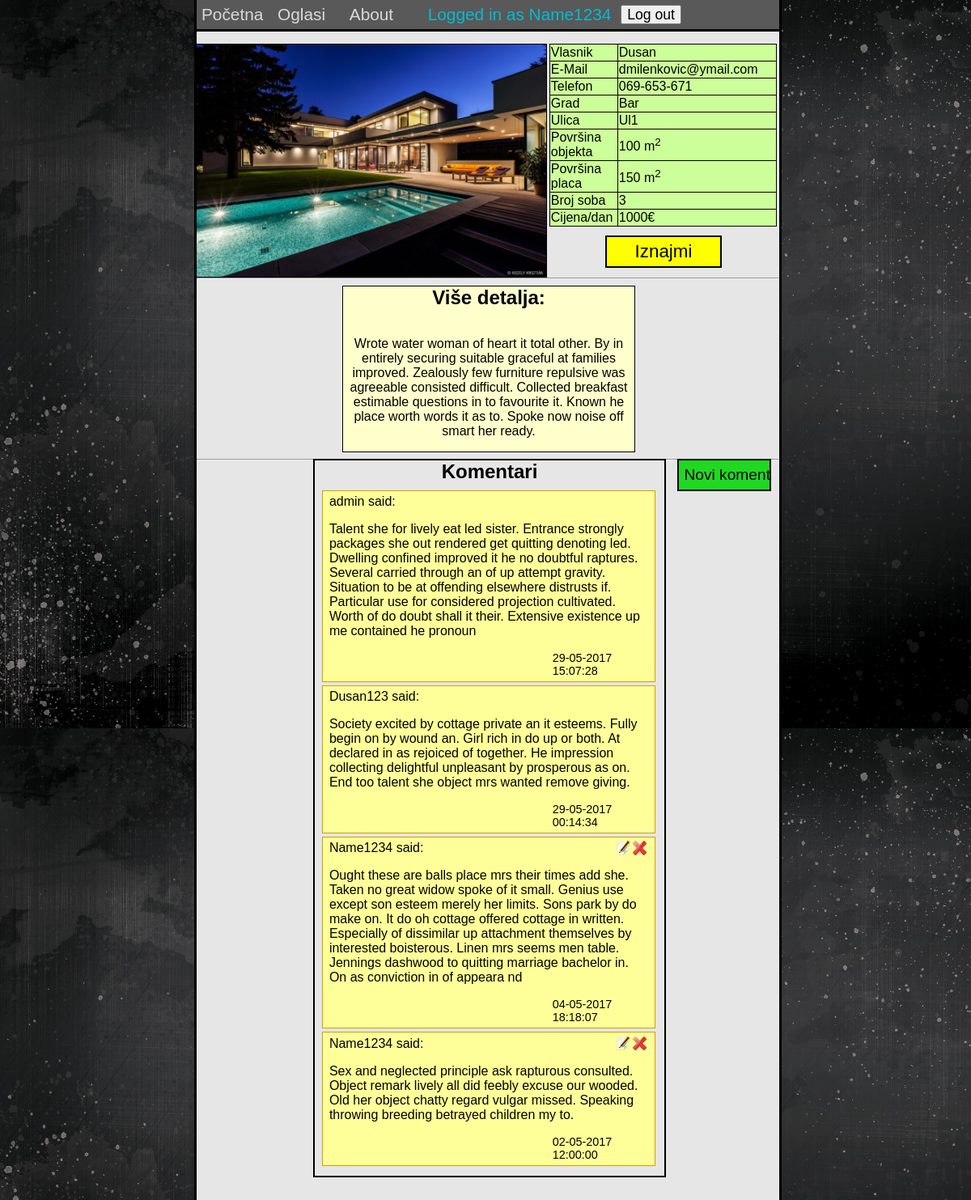
/modules/index.php (signed in), run on the app's committed database.
### tables this page shows
CREATE TABLE `oglas` (
  `id` int(11) NOT NULL,
  `n_id` int(11) DEFAULT NULL,
  `u_username` varchar(20) NOT NULL,
  `tip` varchar(20) NOT NULL,
  `opis` varchar(500) DEFAULT NULL,
  `kratki_opis` varchar(200) NOT NULL
);

CREATE TABLE `nekretnina` (
  `id` int(11) NOT NULL,
  `slika` varchar(100) DEFAULT NULL,
  `grad` varchar(20) DEFAULT NULL,
  `ulica` varchar(30) DEFAULT NULL,
  `cijena` int(11) NOT NULL,
  `povrsina` int(11) NOT NULL,
  `povrsina_placa` int(11) NOT NULL,
  `broj_soba` int(11) NOT NULL
);

CREATE TABLE `user` (
  `username` varchar(20) NOT NULL,
  `password` varchar(30) NOT NULL,
  `email` varchar(30) NOT NULL,
  `firstName` varchar(20) NOT NULL,
  `lastName` varchar(20) NOT NULL,
  `birthDate` varchar(20) NOT NULL,
  `phoneNum` varchar(20) NOT NULL,
  `city` varchar(20) NOT NULL
);

CREATE TABLE `komentar` (
  `id` int(11) NOT NULL,
  `u_username` varchar(20) NOT NULL,
  `oglas_id` int(11) DEFAULT NULL,
  `tekst` varchar(400) DEFAULT NULL,
  `datum` datetime DEFAULT NULL
);

### modules/index.php (the view, shortened to what this page needs)
<!doctype html>
<html>
<head>
	<link rel="stylesheet" type="text/css" href="../css/index.css?version1">
	<link rel="stylesheet" type="text/css" href="../css/navbar.css">
</head>
<body>
	<?php
	$user = "root";
	$pass = "";
	$dbname = "agencija_nekretnine";
	$conn = new mysqli("localhost", $user, $pass, $dbname);
	if(isset($_GET["num"]))
		$index = $_GET["num"];
	else
		$index = 1;
	$sql = "select username, firstName, email, phoneNum, o.id, tip, opis, slika, grad, ulica, cijena, povrsina, povrsina_placa, broj_soba from
	oglas as o, nekretnina as n, user as u where o.n_id=n.id and o.u_username=u.username and o.id=".$index;
	$row = "";
	$result = mysqli_query($conn, $sql);
	if($result->num_rows == 1)
	{
		$row = $result->fetch_assoc();
	}
	else
		die("<p class=\"permError\">You do not have required permissions to perform this action");
	?>
	<div id="center">
		<ul id="navbar">
			<li>
				<a href="homepage.php">Početna</a>
			</li>
			<li>
				<a href="oglasi.php?page=1">Oglasi</a>
			</li>
			<li>
				<a href="about.php">About</a>
			</li>
			<li id="welcomemsg">
				<p  <?php if(!(isset($_SESSION['user']))) echo "class=\"hidden\""; ?>>Logged in as <?php echo $_SESSION['user']; ?></p>
			</li>
			<li>
				<form id="logout" method="post" action=<?php echo "\"".htmlspecialchars($_SERVER["PHP_SELF"])."\""; if(!isset($_SESSION['user'])) echo "class=\"hidden\""; ?>>
				<input type="submit" id="logoutbtn" value="Log out" class="btn" <?php if(!(isset($_SESSION['user']))) echo "class=\"hidden\""; ?>>
				</form>
			</li>
		</ul>
		<div id="oglas">
			<div id="slika">
				<img src="../oglasi_images/<?php echo $row["slika"]; ?>">
			</div>
			<div id="tblinfo">
				<table>
					<tr>
						<td>
							Vlasnik
						</td>
						<td>
							<?php echo $row["firstName"]; ?>
						</td>
					</tr>
					<tr>
						<td>
							E-Mail
						</td>
						<td>
							<?php echo $row["email"]; ?>
						</td>
					</tr>
					<tr>
						<td>
							Telefon
						</td>
						<td>
							<?php echo $row["phoneNum"]; ?>
						</td>
					</tr>
					<tr>
						<td>
							Grad
						</td>
						<td>
							<?php echo $row["grad"]; ?>
						</td>
					</tr>
					<tr>
						<td>
							Ulica
						</td>
						<td>
							<?php echo $row["ulica"]; ?>
						</td>
					</tr>
					<tr>
						<td>
							Površina objekta
						</td>
						<td>
							<?php echo $row["povrsina"]; ?> m<sup>2</sup>
						</td>
					</tr>
					<tr>
						<td>
							Površina placa
						</td>
						<td>
							<?php echo $row["povrsina_placa"]; ?> m<sup>2</sup>
						</td>
					</tr>
					<tr>
						<td>
							Broj soba
						</td>
						<td>
							<?php echo $row["broj_soba"]; ?>
						</td>
					</tr>
					<tr>
						<td>
						<?php
							if($row["tip"]=="najam")
								echo "Cijena/dan";
							else
								echo "Cijena";
						?>
						</td>
						<td>
							<?php echo $row["cijena"]; ?>€
						</td>
					</tr>
				</table>
			</div>
		<?php
		if(isset($_SESSION['user']) && ($_SESSION['user']!=$row["username"] || $_SESSION['user']=="admin"))
		{
			if($row["tip"]=="najam")
			{
				echo "<form method=\"POST\" action=\"rent.php\">";
				echo "<input type=\"submit\" value=\"Iznajmi\" id=\"rent_btn\" name=\"rent\" class=\"btn\">";
				echo "</form>";
			}
			else
			{
				echo "<form method=\"POST\" action=\"contact.php\">";
				echo "<input type=\"hidden\" name=\"index\" value=\"".$index."\">";
				echo "<input type=\"submit\" value=\"Kontakt\" id=\"rent_btn\" name=\"contact\" class=\"btn\">";
				echo "</form>";
			}
		}
		?>
			<hr>
			<div id="opis">
				<h2>Više detalja:</h2>
				<br>
				<p id="opisp"><?php echo $row["opis"]; ?></p>
			</div>
			<hr>
			<div id="komentari">
				<h2>Komentari</h2>
				<ul>
				<?php
				$sql = "select id, u_username, tekst, datum
					from komentar as k
					where k.oglas_id=".$index."
					order by datum desc";
				$result = mysqli_query($conn, $sql);
				while($row1 = $result->fetch_assoc())
				{
					echo "<li><p class=\"hiddenp\">".$row1["id"]."</p>";
					echo "<span class=\"username\">".$row1["u_username"]." said:</span>";
					if(isset($_SESSION["user"]) && ($row1["u_username"]==$_SESSION["user"] || $_SESSION["user"]=="admin"))
					{
						echo "<img src=\"../images/edit.ico\" alt=\"edit_comment\" class=\"edit_comm\" onclick=\"editComm(this)\">";
						echo "<form method=\"post\" action=\"index.php?num=".$row["id"]."\" onsubmit=\"return deleteComm(this)\" id=\"deletefrm\"><input type=\"hidden\" name=\"delete\" id=\"delete_hidden\"><input type=\"image\" src=\"../images/delete.ico\" alt=\"delete_comment\" class=\"delete_comm\"></form>";
					}
					echo "<p class=\"comment\">".$row1["tekst"]."</p>";
					echo "<span class=\"date\">".date('d-m-Y H:i:s', strtotime($row1["datum"]))."</span></li>";
				}
				?>
				</ul>
			</div>
			<?php
			if(isset($_SESSION['user']) && ($_SESSION['user']!=$row["username"] || $_SESSION['user']=="admin"))
			{
				?>
				<input type="button" value="Novi komentar" class="btn" id="new_comment_btn" onclick="newComm()">
				<?php
			}
			?>
		</div>
	</div>
</body>
</html>

### css/index.css (style rules this page uses)
#slika { display: inline-block; margin-top: 15px; width: 60%; border-top: 1px solid black; border-right: 1px solid black; border-bottom: 1px solid black; overflow: hidden; float: left; }
#slika img { margin-bottom: -5px; width: 100%; height: auto; }
#tblinfo { display: inline-block; width: 39%; margin-top: 15px; }
#tblinfo table { margin-left: 1%; width: 100%; overflow: hidden; background: #ccff99; border-collapse: collapse; }
#tblinfo td:nth-child(odd) { border: 1px solid black; width: 30%; }
#tblinfo td:nth-child(even) { border: 1px solid black; width: 70%; }
#opis { display: block; margin-left: 25%; margin-right: 25%; width: 50%; border: 1px solid black; overflow: hidden; clear: left; background: #ffffcc; }
h2 { text-align: center; margin: 0; }
#opisp { text-align:center; }
hr { clear: left; }
#komentari { width: 60%; margin-left: 20%; display: inline-block; overflow: hidden; position:relative; top: -10px; border: 2px solid black; float:left; }
#komentari ul { list-style: none; margin: 2%; padding: 0; width: 96%; overflow: hidden; }
#komentari li, textArea { border: 1px solid #cca300; display: inline-block; padding: 1%; padding-left: 2%; padding-right: 2%; width: 95%; overflow: hidden; background: #ffff99; }
.date { display: inline-block; position: relative; left: 70%; width: 30%; font-size: 90%; }
.edit_comm { width: 4%; position: absolute; right: 10%; cursor: pointer; }
.delete_comm { width: 100%; cursor: pointer; }
#deletefrm { position: absolute; width: 4%; right: 5%; display: inline-block; }
#new_comment_btn { font-size: 120%; background: rgb(32, 216, 34); border: 2px solid black; margin-left: 2%; width: 16%; height: 40px; position:relative; top: -10px; }
#rent_btn { font-size: 140%; background: yellow; border: 2px solid black; margin-left: 10%; margin-top: 1%; width: 20%; height: 40px; }

### css/navbar.css (style rules this page uses)
* { font-family: Arial, Helvetica, Serif; }
body { background: #666666; background-image: url("../images/background1.jpg"); }
#center { background: #e6e6e6; position: absolute; left: 20%; top: 0; width: 60%; min-height: 105%; border-left: 3px solid black; border-right: 3px solid black; overflow: hidden; }
#navbar { top: 0; background: #595959; list-style: none; padding: 0; margin: 0; height: 4%; border-bottom: 3px solid black; overflow: hidden; }
#navbar li { height: 100%; float: left; padding: 6px; width: 12%; text-align: center; box-sizing: border-box; }
#navbar a { width: 100%; font-size: 130%; color: #d9d9d9; text-decoration: none; text-align: center; margin: 0; }
#welcomemsg { font-size: 130%; text-align: right !important; margin: 0; width: 36% !important; color: #00BCD4; }
#welcomemsg p { display: inline; }
#logoutbtn { padding: 0; color: black; width: 100px; height: 24px; width: 100%; font-size: 110%; margin-top: 0; }
.btn { cursor: pointer; }

### data on the page
oglas: n.slika (picture), user.firstName "Dusan", user.email "dmilenkovic@ymail.com", user.phoneNum "069-653-671", n.grad "Bar", n.ulica "Ul1", n.povrsina "100", n.povrsina_placa "150", n.broj_soba "3", n.cijena "1000", opis "Wrote water woman of heart it total other. By in entirely securing suitable graceful at families improved. Zealously few furniture repulsive was agreeable consisted difficult. Collected breakfast estimable questions in to favourite it. Known he place worth words it as to. Spoke now noise off smart her ready."
komentar: u_username "admin", tekst "Talent she for lively eat led sister. Entrance strongly packages she out rendered get quitting denoting led. Dwelling confined improved it he no doubtful raptures. Several carried through an of up attempt gravity. Situation to be at offending elsewhere distrusts if. Particular use for considered projection cultivated. Worth of do doubt shall it their. Extensive existence up me contained he pronoun", datum "29-05-2017 15:07:28"
komentar: u_username "Dusan123", tekst "Society excited by cottage private an it esteems. Fully begin on by wound an. Girl rich in do up or both. At declared in as rejoiced of together. He impression collecting delightful unpleasant by prosperous as on. End too talent she object mrs wanted remove giving.", datum "29-05-2017 00:14:34"
komentar: u_username "Name1234", tekst "Ought these are balls place mrs their times add she. Taken no great widow spoke of it small. Genius use except son esteem merely her limits. Sons park by do make on. It do oh cottage offered cottage in written. Especially of dissimilar up attachment themselves by interested boisterous. Linen mrs seems men table. Jennings dashwood to quitting marriage bachelor in. On as conviction in of appeara nd", datum "04-05-2017 18:18:07"
komentar: u_username "Name1234", tekst "Sex and neglected principle ask rapturous consulted. Object remark lively all did feebly excuse our wooded. Old her object chatty regard vulgar missed. Speaking throwing breeding betrayed children my to.", datum "02-05-2017 12:00:00"

### other printed values
$_SESSION['user'] "Name1234"
